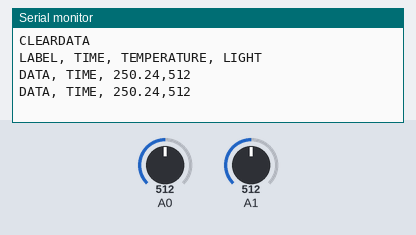
Simulated run of this sketch. Board: Arduino Uno, built with avr-gcc and run on an emulated ATmega328P. Shown: the last lines printed to the serial monitor. The test bench sets the inputs (shaded band); at power-on: A0 = 512, A1 = 512.

Above: at 2.3 s.
2.4 s: A0 set to 716
At 3.6 s:
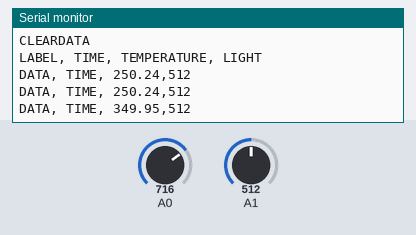
4.5 s: A1 set to 716
At 4.8 s:
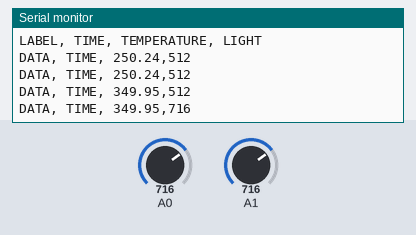
6.6 s: A0 set to 900
At 8.4 s:
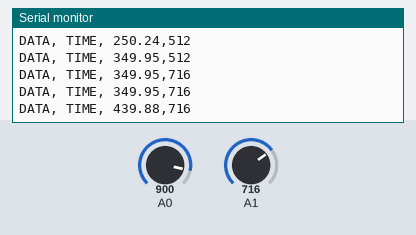
8.7 s: A1 set to 900
At 9.6 s:
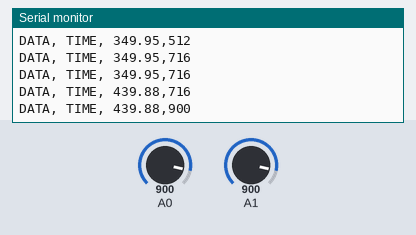
Timing chart, 0 to 11.7 s (numbered marks = the images above; inputs shaded):
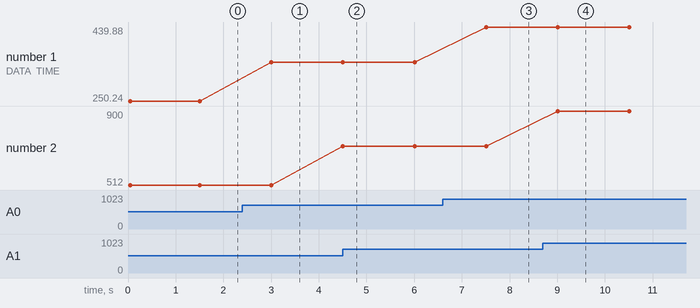

The sketch:

Code_Week6.ino
```cpp
float tempcelc;
int ldr_value;
int ldr_percent;
int lm_value;

void setup() {
  Serial.begin(9600);
  Serial.println("CLEARDATA");
  Serial.println("LABEL, TIME, TEMPERATURE, LIGHT "); // Updated label
}

void loop() {
  lm_value = analogRead(A0);
  tempcelc = (lm_value / 1023.0) * 5000.0;
  tempcelc = tempcelc / 10.0;

  ldr_value = analogRead(A1);

  Serial.print("DATA, TIME, ");
  Serial.print(tempcelc);
  Serial.print(","); // Separating temperature and light values with a comma
  Serial.println(ldr_value);

  delay(1500);
}
```

Measured:
- after the input at 2.4 s, the serial monitor: prints a new line after 0.61 s (image 1)
- after the input at 4.5 s, the serial monitor: prints a new line at once (image 2)
- after the input at 6.6 s, the serial monitor: prints a new line after 0.91 s (image 3)
- after the input at 8.7 s, the serial monitor: prints a new line after 0.31 s (image 4)
- plotted number 1: 250.24 → 349.95 after the input at 2.4 s, 349.95 → 439.88 after the input at 6.6 s
- plotted number 2: 512 → 716 after the input at 4.5 s, 716 → 900 after the input at 8.7 s
